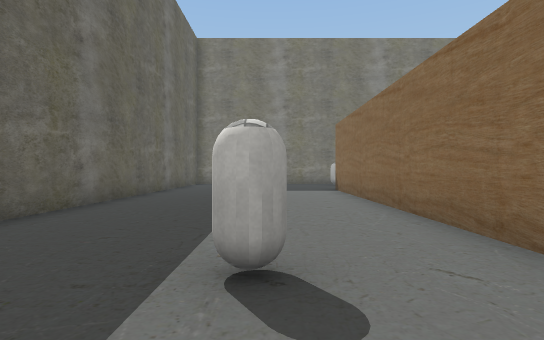
view 1 (above)

17 first-person views from a walk through a Unity game level. The camera is 1.4 m above the floor, looks level and sees 80° across. The floor is counted in squares, 2 m on a side. Each view is taken from the middle of a square. On the plan, view 1 faces up. The plan holds only what a view shows up to about 10 squares ahead; the rest is blank. The player character is not drawn. Some surface patterns are stand-ins.

view 2
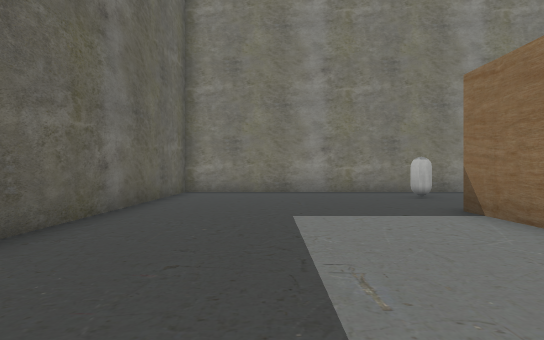

view 3
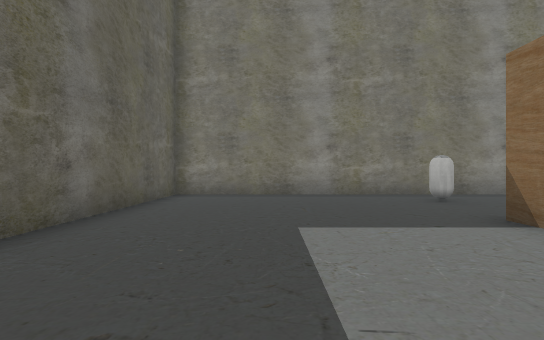

view 4
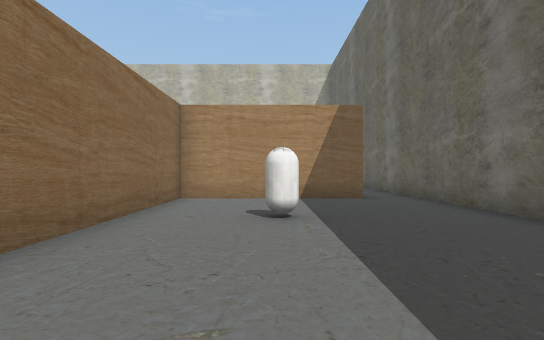

view 5
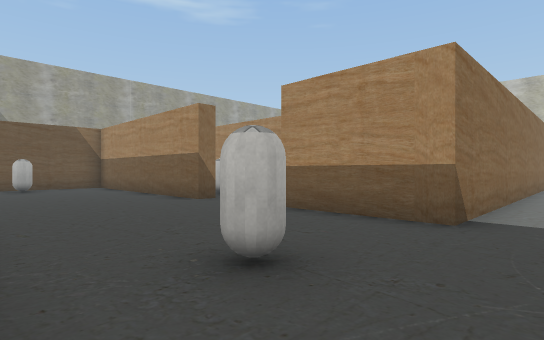

view 6
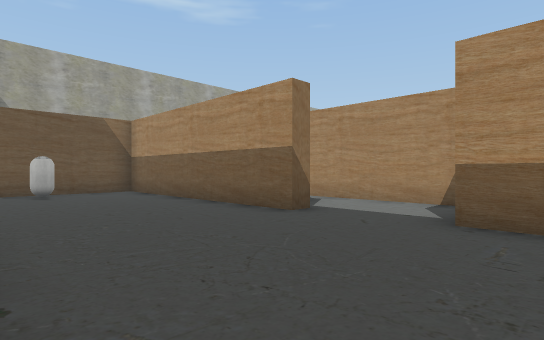

view 7
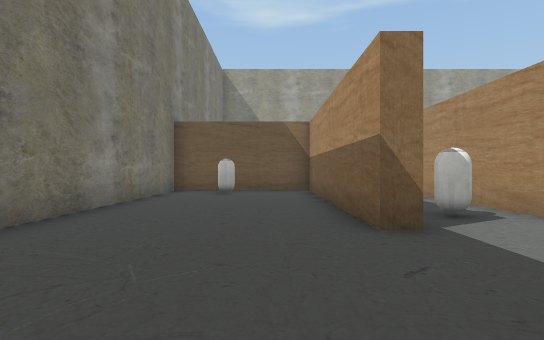

view 8
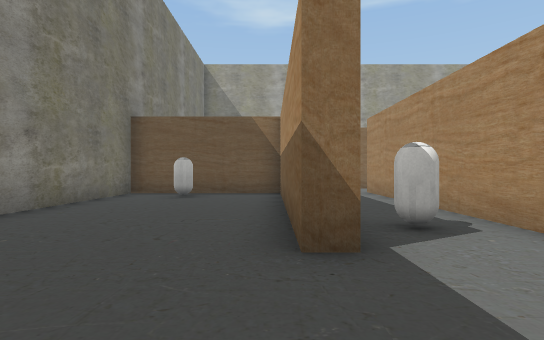

view 9
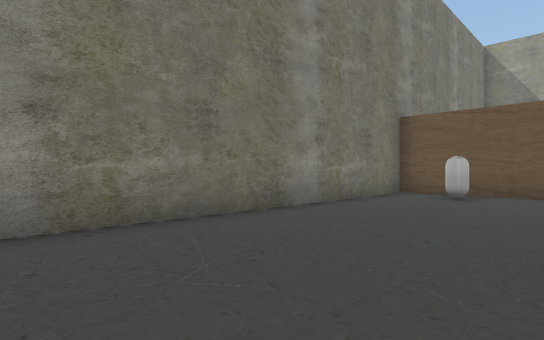

view 10
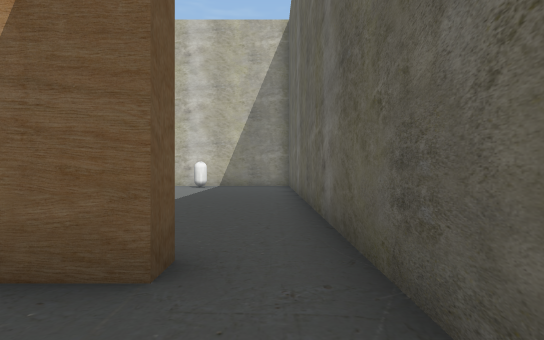

view 11
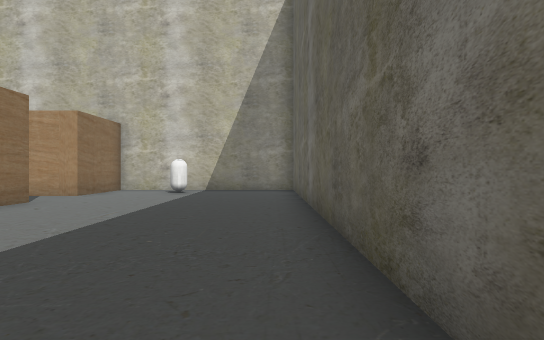

view 12
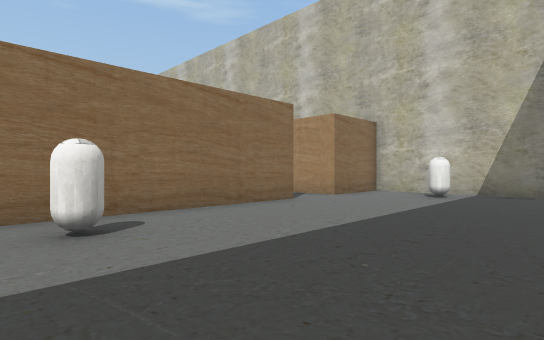

view 13
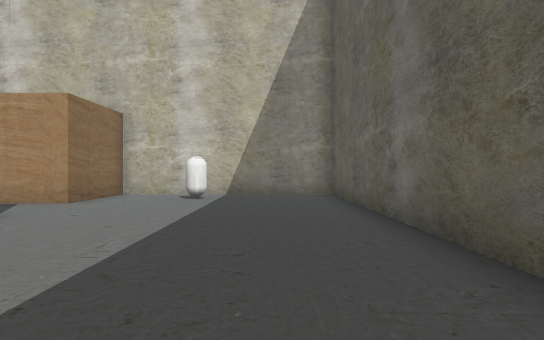

view 14
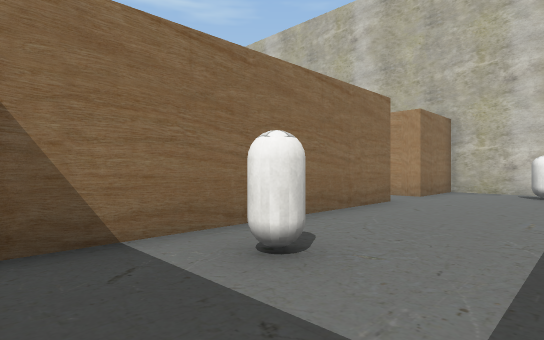

view 15
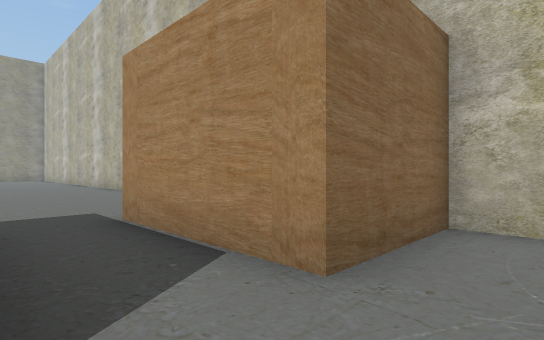

view 16
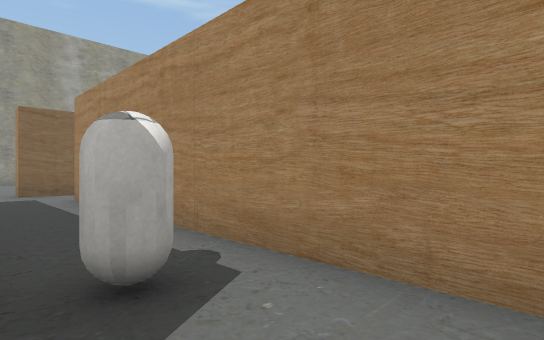

view 17
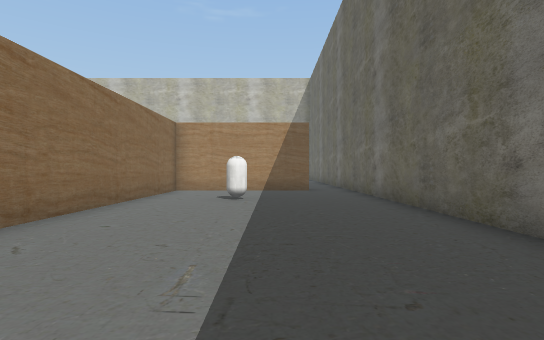

### Floor plan
Ten units are one square. View 1 is at (0, 0); x grows to the right and y downward. Boxes are objects, and circles mark ways between rooms. Rooms are numbered by the first view taken in them; rooms with no view inside come last. Other rooms are left out.
<svg viewBox="-43 -167 220 305">
<path fill="none" stroke="#000" d="M77 -117 139 -117M-23 10 22 10 22 -115 52 -115M148 -116 148 -162 -38 -162 -38 6M22 90 22 22M-23 15 -23 10M-38 6 -38 133 22 133 22 108M77 -111 77 -117M59 -90 152 -90M172 -85 172 -98"/>
<rect x="-5" y="-25" width="10" height="10" fill="#bbb"><title>capsule</title></rect>
<rect x="25" y="-145" width="10" height="10" fill="#bbb"><title>capsule</title></rect>
<rect x="135" y="-145" width="10" height="10" fill="#bbb"><title>capsule</title></rect>
<rect x="-5" y="115" width="10" height="10" fill="#bbb"><title>capsule</title></rect>
<rect x="5" y="35" width="10" height="10" fill="#bbb"><title>capsule</title></rect>
<rect x="85" y="-105" width="10" height="10" fill="#bbb"><title>capsule</title></rect>
<circle cx="-30" cy="10" r="3" fill="#2a7"/>
<circle cx="65" cy="-110" r="3" fill="#2a7"/>
<text x="20" y="-100">1</text>
<text x="-10" y="70">2</text>
<text x="100" y="-100">3</text>
</svg>
Room 1 opens to room 2. Room 1 opens to room 3.

Where each view was taken, in squares from view 1:
view 1: 0 up, 0 right, facing up
view 2: 6 up, 1 left, facing up
view 3: 7 up, 1 left, facing up
view 4: 7 up, 0 right, facing down
view 5: 16 up, 1 right, facing down-right
view 6: 16 up, 4 right, facing down-right
view 7: 13 up, 4 right, facing right
view 8: 12 up, 5 right, facing right
view 9: 12 up, 5 right, facing up-right
view 10: 1 up, 3 left, facing down
view 11: 2 down, 3 left, facing down
view 12: 3 down, 3 left, facing down-right
view 13: 4 down, 2 left, facing down
view 14: 2 down, 1 left, facing down-right
view 15: 9 down, 1 right, facing down-right
view 16: 11 up, 7 right, facing down-right
view 17: 10 up, 1 left, facing down
